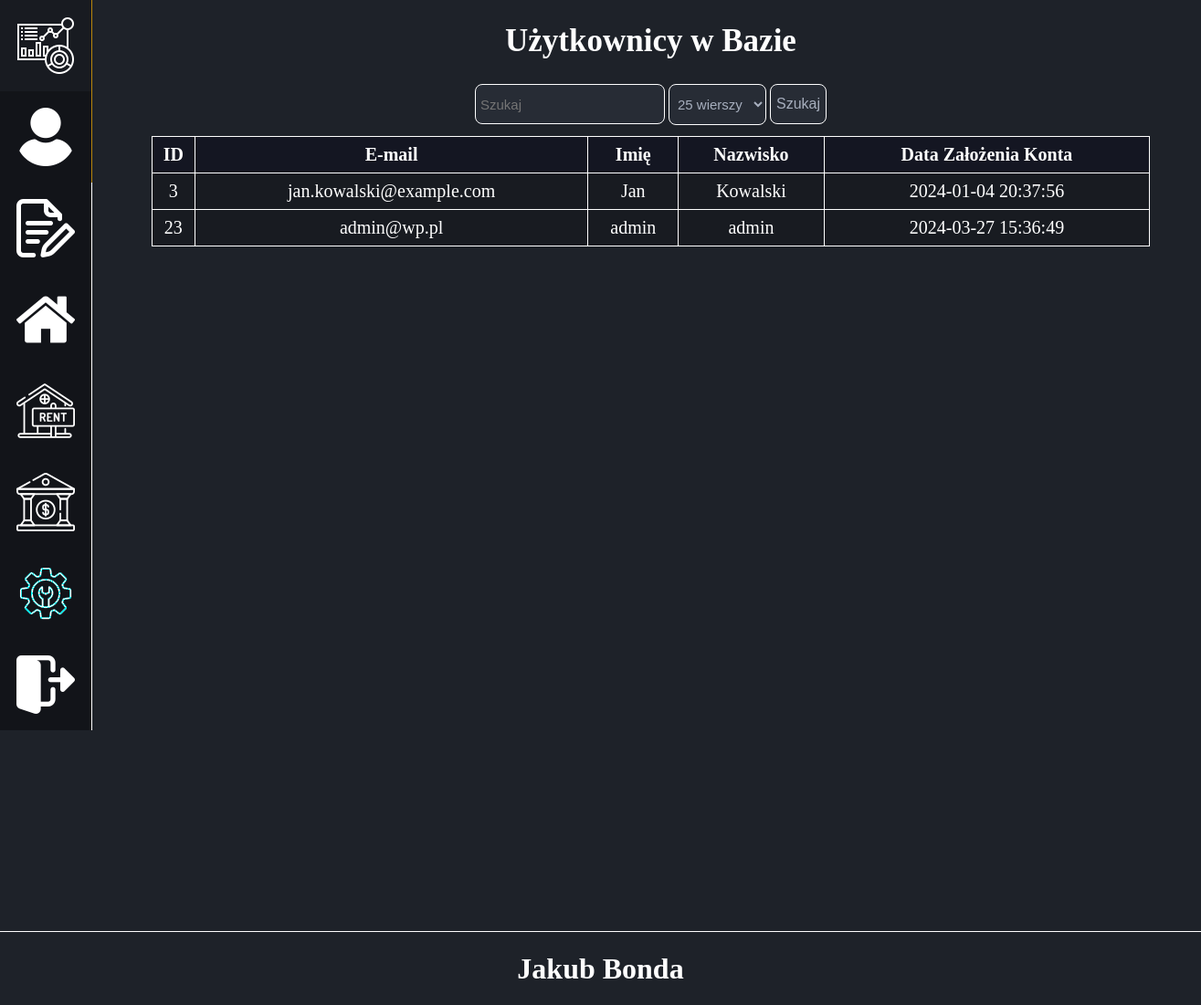
The app's page /BiuroWynajmu/Administrator/Uzytkownicy/index.php?wyszukaj=3 (signed in) with its own data.
### tables this page shows
CREATE TABLE `uzytkownicy` (
  `ID_Uzytkownika` int(10) UNSIGNED NOT NULL,
  `Email` varchar(255) NOT NULL,
  `Haslo` varchar(255) NOT NULL,
  `Imie` varchar(255) NOT NULL,
  `Nazwisko` varchar(255) NOT NULL,
  `Data_Urodzenia` date DEFAULT NULL,
  `Numer_Telefonu` varchar(15) DEFAULT NULL,
  `ID_Adres_Zamieszkania` int(10) UNSIGNED NOT NULL,
  `Aktualne_Zarobki` decimal(10,2) DEFAULT NULL,
  `Stan_Konta` decimal(10,2) DEFAULT NULL,
  `ID_Roli` int(10) UNSIGNED NOT NULL,
  `Data_Zalozenia_Konta` timestamp NOT NULL DEFAULT current_timestamp(),
  `Data_Modyfikacji` timestamp NOT NULL DEFAULT current_timestamp() ON UPDATE current_timestamp()
);

### BiuroWynajmu/Administrator/Uzytkownicy/index.php (the view, shortened to what this page needs)
<!DOCTYPE html>
<html lang="en">
<head>
	 <link rel="stylesheet" type="text/css" href="style/style.css"/>
	 <?php
	require('../../config.php');
	$conn = new mysqli($host, $user, $password, $database);
	 ?>
</head>
<body>
	<header>
		<div id="navbarLeft">
			<a href="../Dane/"><img src="../../obrazki/Konto/dashboard.png"></a>
			<a href="../Uzytkownicy/" class="activeLink"><img src="../../obrazki/Konto/user.png"></a>
			<a href="../Wnioski/"><img src="../../obrazki/Konto/quote-request.png"></a>
			<a href="../Lokale/"><img src="../../obrazki/Konto/home.png"></a>
			<a href="../Wynajmy/"><img src="../../obrazki/Konto/wynajem.png"></a>
			<a href="../Kredyty/"><img src="../../obrazki/Konto/bank.png"></a>
			<a href="../ZgloszeniaSerwisowe/"><img src="../../obrazki/Konto/zgloszenia.png"></a>
			<a href="../../"><img src="../../obrazki/Konto/logout.png"></a>
		</div>
    </header>
	<section>
		<article>
			<div id="PanelDaneDaneUzytkownika">
				<h1>Użytkownicy w Bazie</h1>
				<div id="wyszukiwanie">
					<form method="get" action="">
						<input type="text" id="wyszukaj" name="wyszukaj" placeholder="Szukaj">
						<select id="ileWierszy" name="ileWierszy">
							<option value="25">25 wierszy</option>
						</select>
						<input type="submit" value="Szukaj">
					</form>
				</div>
				<table>
					<thead>
						<tr>
							<th>ID</th>
							<th>E-mail</th>
							<th>Imię</th>
							<th>Nazwisko</th>
							<th>Data Założenia Konta</th>
						</tr>
					</thead>
					<?php
						if(isset($_GET['wyszukaj'])){
							$search = $_GET['wyszukaj'];
							$zapytanieNr1 = "SELECT * FROM uzytkownicy WHERE ID_Uzytkownika LIKE '%$search%' OR Imie LIKE '%$search%' OR Nazwisko LIKE '%$search%' OR Email LIKE '%$search%'";
						} else {
							$zapytanieNr1 = "SELECT * FROM uzytkownicy";
						}
						$limit = isset($_GET['ileWierszy']) ? $_GET['ileWierszy'] : 25;
						$odIlu = $limit * ($_GET['strona']-1);
						$zapytanieNr1 .= "LIMIT $limit OFFSET $odIlu";
						$wynikZapytaniaNr1 = $conn->query($zapytanieNr1);
						if($wynikZapytaniaNr1->num_rows > 0){
							while($row = $wynikZapytaniaNr1->fetch_object()){
								echo '<tr>';
								echo '<td><a href="DaneUzytkownika/index.php?ID_Uzytkownika='.$row->ID_Uzytkownika.'">'.$row->ID_Uzytkownika.'</a></td>';
								echo '<td>'.$row->Email.'</td>';
								echo '<td>'.$row->Imie.'</td>';
								echo '<td>'.$row->Nazwisko.'</td>';
								echo '<td>'.$row->Data_Zalozenia_Konta.'</td>';
								echo '</tr>';
							}
						}
					?>
				</table>
			</div>
			<?php
					echo '<div id="stronnicowanie">';
					echo '</div>';
				?>
		</article>
	</section>
	<footer>
        <?php require("../../stopka.php"); ?>
    </footer>
</body>
</html>

### BiuroWynajmu/Administrator/Uzytkownicy/style/style.css (style rules this page uses)
html, body { margin: 0; padding: 0; background-color: rgb(30, 34, 41); }
header #navbarLeft { position: fixed; width: 100px; min-height: 100vh; border-right: 1px solid white; z-index: 2; background-color: rgb(30, 34, 41); }
header #navbarLeft a { display: flex; width: 100px; height: 100px; background-color: rgba(0,0,0,0.4); justify-content: center; align-items: center; border-right: 1px solid white; text-decoration: none; }
header #navbarLeft .activeLink { border-right: 1px solid darkgoldenrod; }
section { min-height: 1000px; z-index: 2; }
article { min-height: 1000px; display: flex; margin-left: 100px; justify-content: center; flex-direction: column; }
article #PanelDaneDaneUzytkownika { display: flex; flex-wrap: nowrap; color: white; padding-left: 5px; flex-direction: column; align-items: center; width: 100%; min-height: 1000px; }
article #PanelDaneDaneUzytkownika #wyszukiwanie { display: flex; max-width: 900px; }
article #PanelDaneDaneUzytkownika #wyszukiwanie form { display: flex; flex-wrap: wrap; align-content: center; justify-content: center; margin-bottom: 10px; }
article #PanelDaneDaneUzytkownika #wyszukiwanie form input { margin: 2px; }
article #PanelDaneDaneUzytkownika #wyszukiwanie form input[type=text], input[type=number], input[type=date], input[type=password] { display: flex; font-size: 15px; height: 38px; padding: 2px; padding-left: 5px; max-width: 200px; border: 1px solid white; border-radius: 8px; color: rgb(167, 175, 190); caret-color: rgb(167, 175, 190); background: rgb(39, 44, 53); align-items: center; justify-content: center; }
article #PanelDaneDaneUzytkownika #wyszukiwanie form select { display: flex; font-size: 15px; margin: 2px; height: 45px; padding-left: 5px; max-width: 200px; border: 1px solid white; border-radius: 8px; color: rgb(167, 175, 190); caret-color: rgb(167, 175, 190); background: rgb(39, 44, 53); align-items: center; justify-content: center; }
article #PanelDaneDaneUzytkownika #wyszukiwanie form input[type=submit] { display: flex; color: #FFF; outline: 0; max-width: 200px; height: 44px; font-size: 16px; text-align: center; border: 1px solid white; border-radius: 8px; color: rgb(167, 175, 190); caret-color: rgb(167, 175, 190); background: rgb(39, 44, 53); transition-duration: 0.4s; align-items: center; justify-content: center; }
article #PanelDaneDaneUzytkownika h1 { font-size: 35px; font-weight: bold; color: white; margin: 25px; }
article table,tr,th,td { border: 1px solid white; border-collapse: collapse; }
article table { width: 90%; }
article table tr { height: 40px; font-size: 20px; }
article table th,td { text-align: center; }
article table thead th { background-color: rgba(7, 7, 24, 0.4); }
article table tbody tr { background-color: rgba(0,0,0,0.2); }
article table a { text-decoration: none; color: white; }
article #stronnicowanie { display: flex; padding-bottom: 20px; justify-content: center; }
footer { width: 100%; height: 80px; border-top: 1px solid white; background-color: rgb(30, 34, 41); margin: auto; display: flex; flex-wrap: wrap; align-items: center; justify-content: center; z-index: 2; }

### records on screen
uzytkownicy: ID_Uzytkownika "3", Email "jan.kowalski@example.com", Imie "Jan", Nazwisko "Kowalski", Data_Zalozenia_Konta "2024-01-04 20:37:56"
uzytkownicy: ID_Uzytkownika "23", Email "admin@wp.pl", Imie "admin", Nazwisko "admin", Data_Zalozenia_Konta "2024-03-27 15:36:49"
